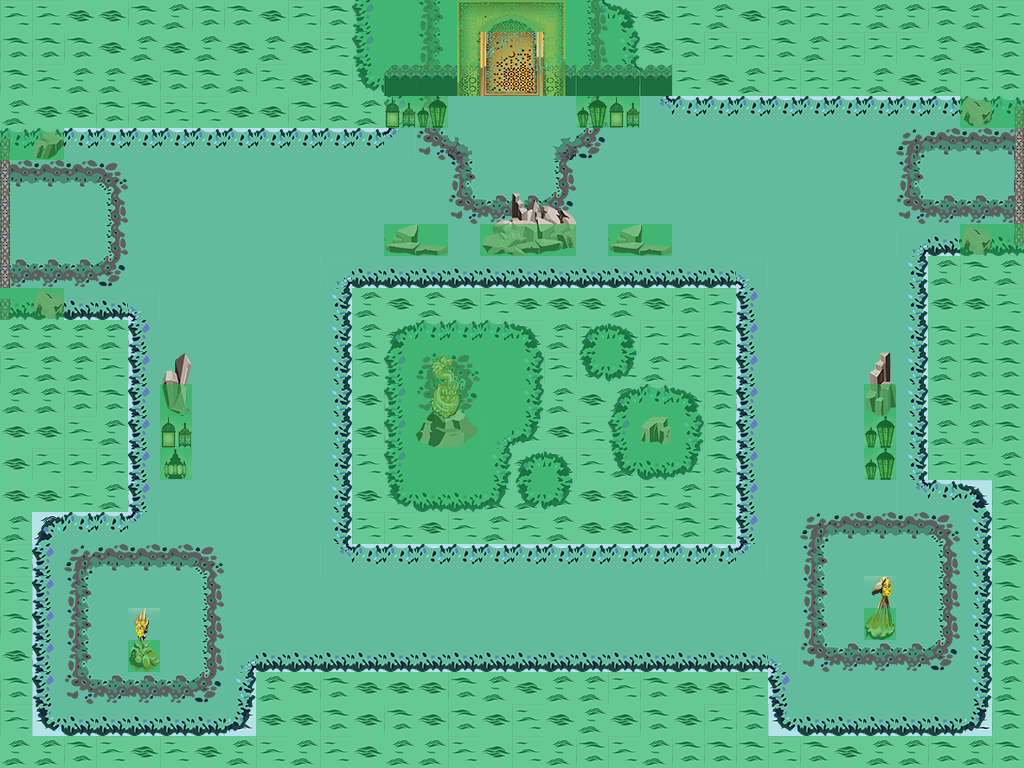

Tiled map render using the project's own tile images. Description and the map definition, with tile-layer contents summarised, below:
An orthogonal 32x24 tile map with 32x32 px tiles, 9 tile layers (Background, Ground, Overground, GroundObjects, ...), 1 hidden layer not drawn, 8 tilesets and 11 objects (Player).

<map version="1.0" orientation="orthogonal" renderorder="right-down" width="32" height="24" tilewidth="32" tileheight="32" nextobjectid="20">
 <properties>
  <property name="unity:resource" value="True" />
 </properties>
 <tileset firstgid="1" name="coll" tilewidth="32" tileheight="32" tilecount="1" columns="1">
  <image source="../img/coll.png" width="32" height="32" />
  <tile id="0">
   <objectgroup draworder="index">
    <object id="1" x="0" y="0" width="32" height="32" />
   </objectgroup>
  </tile>
 </tileset>
 <tileset firstgid="2" name="coll_right" tilewidth="32" tileheight="32" tilecount="1" columns="1">
  <image source="../img/coll_right.png" width="32" height="32" />
  <tile id="0">
   <objectgroup draworder="index">
    <object id="1" x="16" y="0" width="16" height="32" />
   </objectgroup>
  </tile>
 </tileset>
 <tileset firstgid="3" name="coll_left" tilewidth="32" tileheight="32" tilecount="1" columns="1">
  <image source="../img/coll_left.png" width="32" height="32" />
  <tile id="0">
   <objectgroup draworder="index">
    <object id="1" x="0" y="0" width="16" height="32" />
   </objectgroup>
  </tile>
 </tileset>
 <tileset firstgid="4" name="obj1" tilewidth="32" tileheight="32" tilecount="36" columns="12">
  <image source="../img/Holy Waters/w_obj1.png" width="384" height="96" />
 </tileset>
 <tileset firstgid="40" name="obj2" tilewidth="32" tileheight="32" tilecount="36" columns="12">
  <image source="../img/Holy Waters/w_obj2.png" width="384" height="96" />
 </tileset>
 <tileset firstgid="76" name="terrain" tilewidth="32" tileheight="32" tilecount="36" columns="12">
  <image source="../img/Holy Waters/w_terrain.png" width="384" height="96" />
  <terraintypes>
   <terrain name="water_terrain" tile="13" />
  </terraintypes>
  <tile id="0" terrain=",,,0" />
  <tile id="1" terrain=",,0,0" />
  <tile id="2" terrain=",,0," />
  <tile id="10" terrain="0,0,0," />
  <tile id="11" terrain="0,0,,0" />
  <tile id="12" terrain=",0,,0" />
  <tile id="13" terrain="0,0,0,0" />
  <tile id="14" terrain="0,,0," />
  <tile id="22" terrain="0,,0,0" />
  <tile id="23" terrain=",0,0,0" />
  <tile id="24" terrain=",0,," />
  <tile id="25" terrain="0,0,," />
  <tile id="26" terrain="0,,," />
 </tileset>
 <tileset firstgid="112" name="terrain2" tilewidth="32" tileheight="32" tilecount="36" columns="12">
  <image source="../img/Holy Waters/w_terrain2.png" width="384" height="96" />
  <terraintypes>
   <terrain name="terrain2" tile="13" />
  </terraintypes>
  <tile id="0" terrain=",,,0" />
  <tile id="1" terrain=",,0,0" />
  <tile id="2" terrain=",,0," />
  <tile id="10" terrain="0,0,0," />
  <tile id="11" terrain="0,0,,0" />
  <tile id="12" terrain=",0,,0" />
  <tile id="13" terrain="0,0,0,0" />
  <tile id="14" terrain="0,,0," />
  <tile id="22" terrain="0,,0,0" />
  <tile id="23" terrain=",0,0,0" />
  <tile id="24" terrain=",0,," />
  <tile id="25" terrain="0,0,," />
  <tile id="26" terrain="0,,," />
 </tileset>
 <tileset firstgid="148" name="water" tilewidth="32" tileheight="32" tilecount="36" columns="12">
  <image source="../img/Holy Waters/waters.png" width="384" height="96" />
  <terraintypes>
   <terrain name="water" tile="16" />
  </terraintypes>
  <tile id="0" terrain=",,,0" />
  <tile id="1" terrain=",,0,0" />
  <tile id="2" terrain=",,0," />
  <tile id="10" terrain="0,0,0," />
  <tile id="11" terrain="0,0,,0" />
  <tile id="12" terrain=",0,,0" />
  <tile id="13" terrain="0,0,0,0" />
  <tile id="14" terrain="0,,0," />
  <tile id="22" terrain="0,,0,0" />
  <tile id="23" terrain=",0,0,0" />
  <tile id="24" terrain=",0,," />
  <tile id="25" terrain="0,0,," />
  <tile id="26" terrain="0,,," />
 </tileset>
 <layer name="Background" width="32" height="24">
  <properties>
   <property name="unity:sortingLayerName" value="Background" />
  </properties>
  <data>[768 cells, 768 non-empty, 4 distinct tile ids]</data>
 </layer>
 <layer name="Ground" width="32" height="24">
  <properties>
   <property name="unity:sortingLayerName" value="Ground" />
  </properties>
  <data>[768 cells, 513 non-empty, 13 distinct tile ids]</data>
 </layer>
 <layer name="Overground" width="32" height="24">
  <properties>
   <property name="unity:sortingLayerName" value="Overground" />
  </properties>
  <data>[768 cells, 120 non-empty, 11 distinct tile ids]</data>
 </layer>
 <layer name="GroundObjects" width="32" height="24">
  <properties>
   <property name="unity:sortingLayerName" value="GroundObjects" />
  </properties>
  <data>[768 cells, 40 non-empty, 34 distinct tile ids]</data>
 </layer>
 <layer name="TopObjects" width="32" height="24">
  <properties>
   <property name="unity:sortingLayerName" value="TopObjects" />
  </properties>
  <data>[768 cells, 18 non-empty, 13 distinct tile ids]</data>
 </layer>
 <layer name="DBNorth" width="32" height="24">
  <properties>
   <property name="unity:sortingLayerName" value="GroundObjects" />
   <property name="unity:tag" value="DBNorth" />
  </properties>
  <data>[768 cells, 6 non-empty, 6 distinct tile ids]</data>
 </layer>
 <layer name="DBSouth" width="32" height="24" visible="0">
  <properties>
   <property name="unity:sortingLayerName" value="TopObjects2" />
   <property name="unity:tag" value="DBSouth" />
  </properties>
  <data>[768 cells, 0 non-empty, 0 distinct tile ids]</data>
 </layer>
 <layer name="DBWest" width="32" height="24">
  <properties>
   <property name="unity:sortingLayerName" value="GroundObjects" />
   <property name="unity:tag" value="DBWest" />
  </properties>
  <data>[768 cells, 4 non-empty, 1 distinct tile ids]</data>
 </layer>
 <layer name="DBEast" width="32" height="24">
  <properties>
   <property name="unity:sortingLayerName" value="GroundObjects" />
   <property name="unity:tag" value="DBEast" />
  </properties>
  <data>[768 cells, 3 non-empty, 1 distinct tile ids]</data>
 </layer>
 <layer name="Collision" width="32" height="24" opacity="0.54">
  <data>[768 cells, 351 non-empty, 1 distinct tile ids]</data>
 </layer>
 <objectgroup name="Spawns">
  <properties>
   <property name="unity:tag" value="SpawnLayer" />
  </properties>
  <object id="1" x="787" y="561.667" width="50" height="50">
   <properties>
    <property name="SpawnName" value="Water" />
    <property name="SpawnNumber" value="1" />
   </properties>
   <ellipse />
  </object>
  <object id="3" name="Player" x="278.833" y="390.333" width="10" height="10">
   <properties>
    <property name="SpawnName" value="Player" />
    <property name="SpawnNumber" value="1" />
   </properties>
   <ellipse />
  </object>
  <object id="14" x="200.107" y="549.652" width="75" height="75">
   <properties>
    <property name="SpawnName" value="Basic" />
    <property name="SpawnNumber" value="1" />
   </properties>
   <ellipse />
  </object>
  <object id="19" x="553.667" y="573.667" width="50" height="50">
   <properties>
    <property name="SpawnName" value="Basic" />
    <property name="SpawnNumber" value="1" />
   </properties>
   <ellipse />
  </object>
 </objectgroup>
 <objectgroup name="Doors">
  <properties>
   <property name="unity:tag" value="DoorsLayer" />
  </properties>
  <object id="4" x="465.151" y="26.212" width="93.1067" height="55.5607">
   <properties>
    <property name="DoorType" value="Up" />
   </properties>
  </object>
  <object id="12" x="-79.3865" y="142.469" width="92.773" height="162.727">
   <properties>
    <property name="DoorType" value="Left" />
   </properties>
  </object>
  <object id="15" x="1010.8" y="115.713" width="69.5609" height="122.576">
   <properties>
    <property name="DoorType" value="Right" />
   </properties>
  </object>
 </objectgroup>
 <objectgroup name="Items">
  <object id="9" x="510.171" y="596.834" width="24" height="24">
   <properties>
    <property name="item" value="item" />
   </properties>
   <ellipse />
  </object>
 </objectgroup>
</map>
